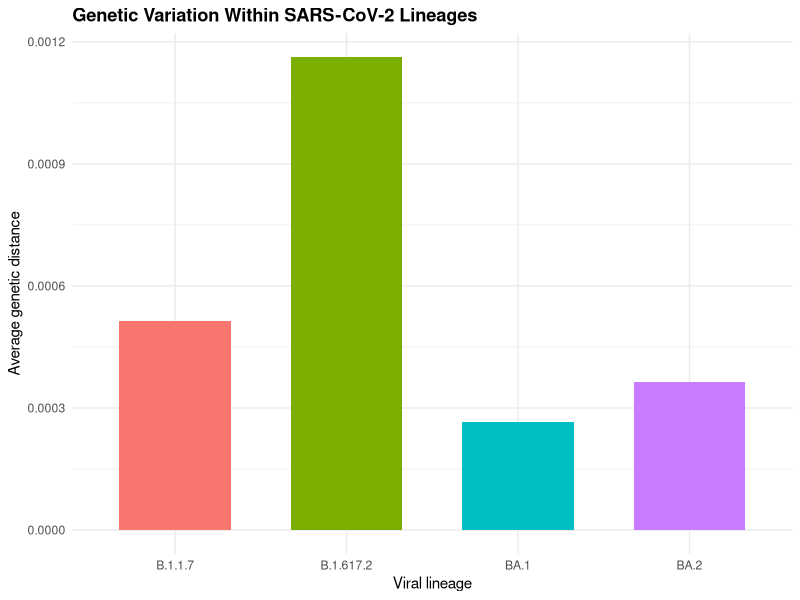
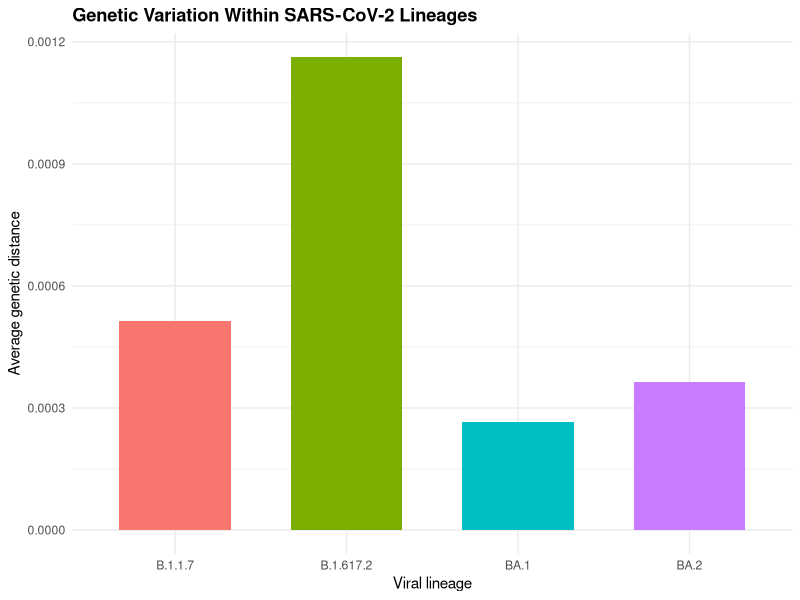

These charts were generated, in order, by the following R code:

library(ggplot2)

lineage_results <- read.csv(
  "results/lineage_distance_summary.csv"
)

lineage_plot <- ggplot(
  lineage_results,
  aes(
    x = Lineage,
    y = Average_Genetic_Distance,
    fill = Lineage
  )
) +
  geom_col(width = 0.65) +
  labs(
    title = "Genetic Variation Within SARS-CoV-2 Lineages",
    x = "Viral lineage",
    y = "Average genetic distance"
  ) +
  theme_minimal() +
  theme(
    legend.position = "none",
    plot.title = element_text(face = "bold")
  )

print(lineage_plot)

ggsave(
  "Figures/lineage_genetic_distance.png",
  plot = lineage_plot,
  width = 9,
  height = 6
)
